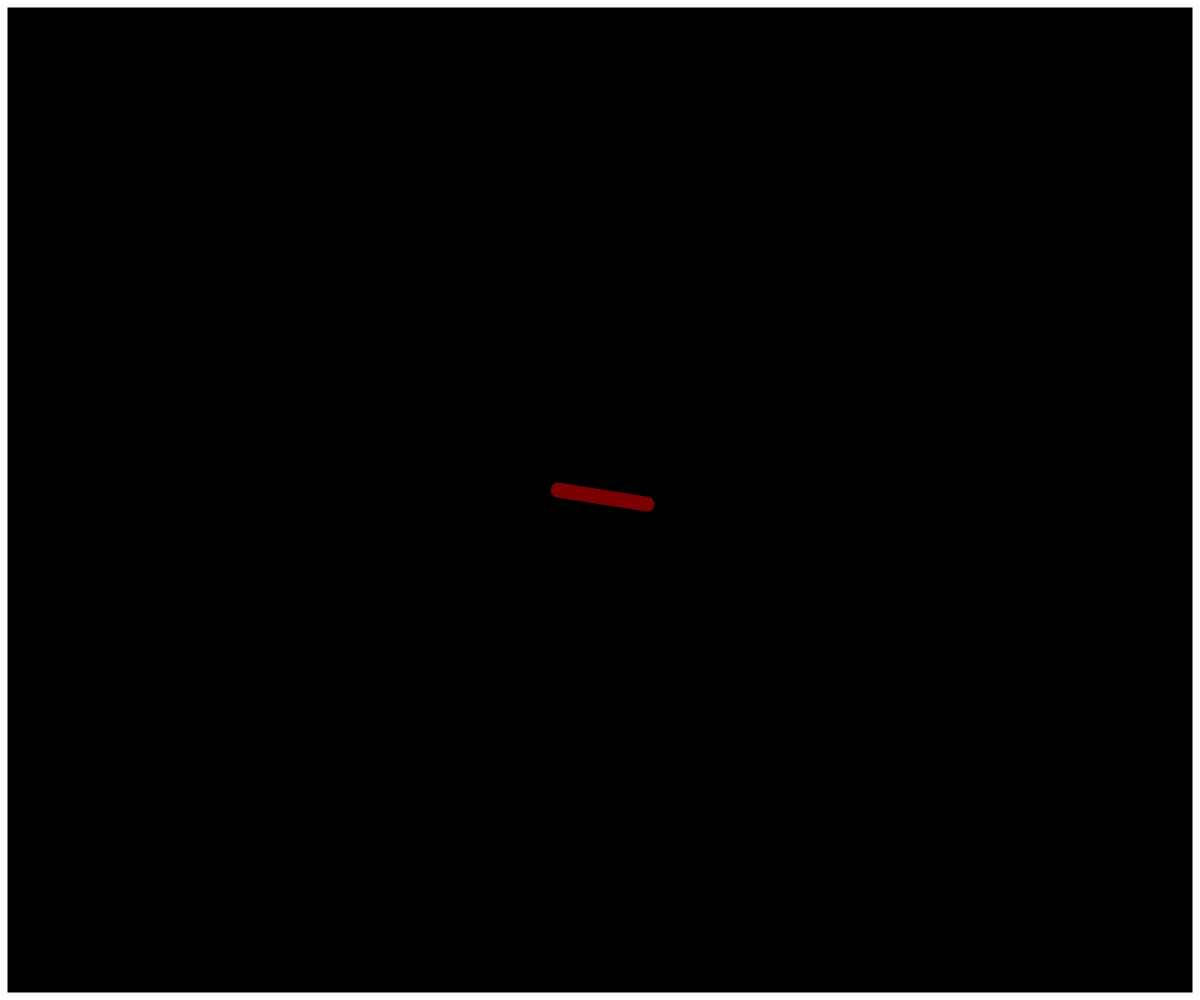
Frame 1 (no input)
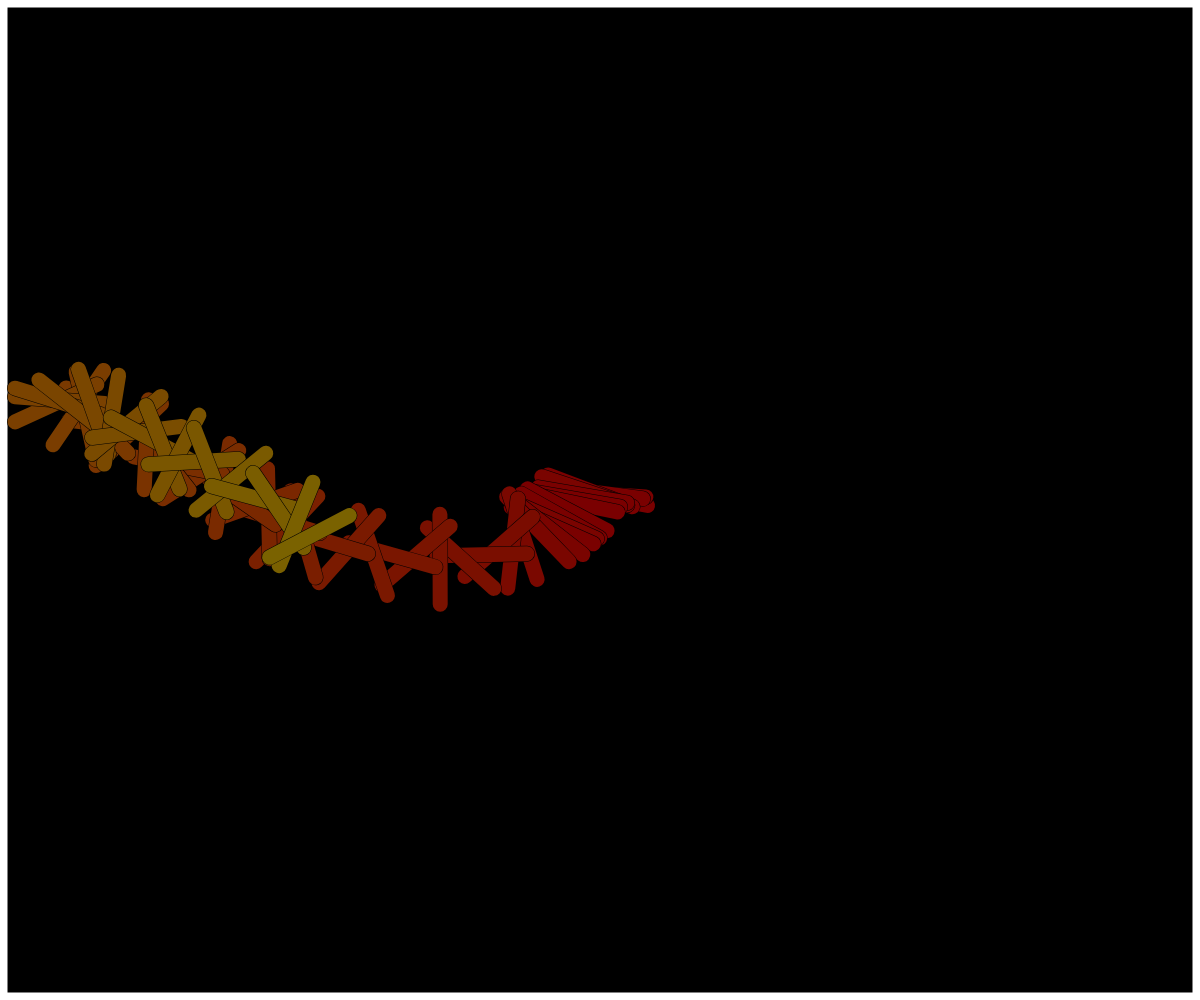
Frame 60 (no input)
Frame 120 (the mouse pressed at the canvas centre since frame 60): identical to frame 60, image omitted

The p5.js sketch that drew these frames (run headless with seeded random() and noise() and a simulated clock; from frame 60 on, the mouse is pressed at the canvas centre):

// p5.js sketch
// ── sketch.js
let pos, vel, currentHue;
let maxChange, maxXChange, maxYChange, maxAngleChange;
let border, lineThickness, lineLength;
let dvx, dvy, dvz;
let paused;

function setup() {
  createCanvas(windowWidth,windowHeight);
  colorMode(HSB, 360, 100, 100);  

  // moved basically everything to a separate function so I could
  // basically reset everything when going to/from full screen
  initialize();
}

function initialize() {
  background(0);

  // using z to represent the angle
  pos = createVector(width / 2, height / 2, 0);
  vel = createVector(0, 0, 0);

  currentHue = 0;
  lineLength = 45;
  border = 15;
  lineThickness = 15;
  strokeWeight(border);
  noFill();
  stroke(255);
  rect(0, 0, width, height);

  // alter border to account for line thickness/length as well
  strokeWeight(lineThickness);
  border += lineThickness;
  
  maxChange = 0.02;
  maxXChange = maxChange * width;
  // maxXChange = lineLength;
  maxYChange = maxChange * height;
  // maxYChange = lineLength;
  maxAngleChange = maxChange * TWO_PI * 10;

  paused = false;
}

function draw() {
  // background(0);
  if(!paused) {
  if (vel.z > 0) {
    currentHue = (currentHue + 1) % 360;
  } else {
    currentHue = (currentHue + 359) % 360;
  }

  // pos.z = noise(frameCount/10) * TWO_PI;
  // dvx = (noise(pos.x, frameCount) - 0.5) * width * maxChange * maxChange;
  dvx = (random(0.5) - 0.25) * maxXChange;
  // dvy = (noise(pos.y + 2 * width, frameCount) - 0.5) * height * maxChange * maxChange;
  dvy = (random(0.5) - 0.25) * maxYChange;
  // dvz = (noise(pos.z, frameCount) - 0.5) * TWO_PI * maxChange * maxChange;
  dvz = (random(0.5) - 0.25) * maxAngleChange;

  vel.x = constrain(vel.x + dvx, -maxXChange, maxXChange);
  vel.y = constrain(vel.y + dvy, -maxYChange, maxYChange);
  vel.z = constrain(vel.z + dvz, -maxAngleChange, maxAngleChange);
  // vel.add([dvx, dvy, dvz]);
  pos.add(vel);

  let offset = p5.Vector.fromAngle(pos.z, lineLength);

  if (abs(offset.x) + pos.x > width - border) {
    pos.x = width - border / 2 - abs(offset.x);
    vel.x = -vel.x;
  } else if (pos.x - abs(offset.x) < border) {
    pos.x = border / 2 + abs(offset.x);
    vel.x = -vel.x;
  }

  if (abs(offset.y) + pos.y > height - border) {
    pos.y = height - border / 2 - abs(offset.y);
    vel.y = -vel.y;
  } else if (pos.y - abs(offset.y) < border) {
    pos.y = border / 2 + abs(offset.y);
    vel.y = -vel.y;
  }

  let base = p5.Vector.sub(pos, offset);
  let tip = p5.Vector.add(pos, offset);
  strokeWeight(lineThickness + 1);
  let alpha=1;
  stroke(0,0,0,alpha);
  line(base.x, base.y, tip.x, tip.y);
  strokeWeight(lineThickness);
  stroke(currentHue, 100, 80, 0.6*alpha);
  line(base.x, base.y, tip.x, tip.y);
  // noLoop();
}
}

function mouseClicked() {
  if (mouseButton === LEFT && mouseX > 0 && mouseX < width && mouseY > 0 && mouseY < height) {
    let fs = fullscreen();
    fullscreen(!fs);
  }
}

function keyTyped() {
  if (keyCode === 32) {
    paused = !paused;
  }
}

function touchStarted() {
  paused =! paused;
}


function windowResized() {
  resizeCanvas(windowWidth, windowHeight);
  initialize();
}
